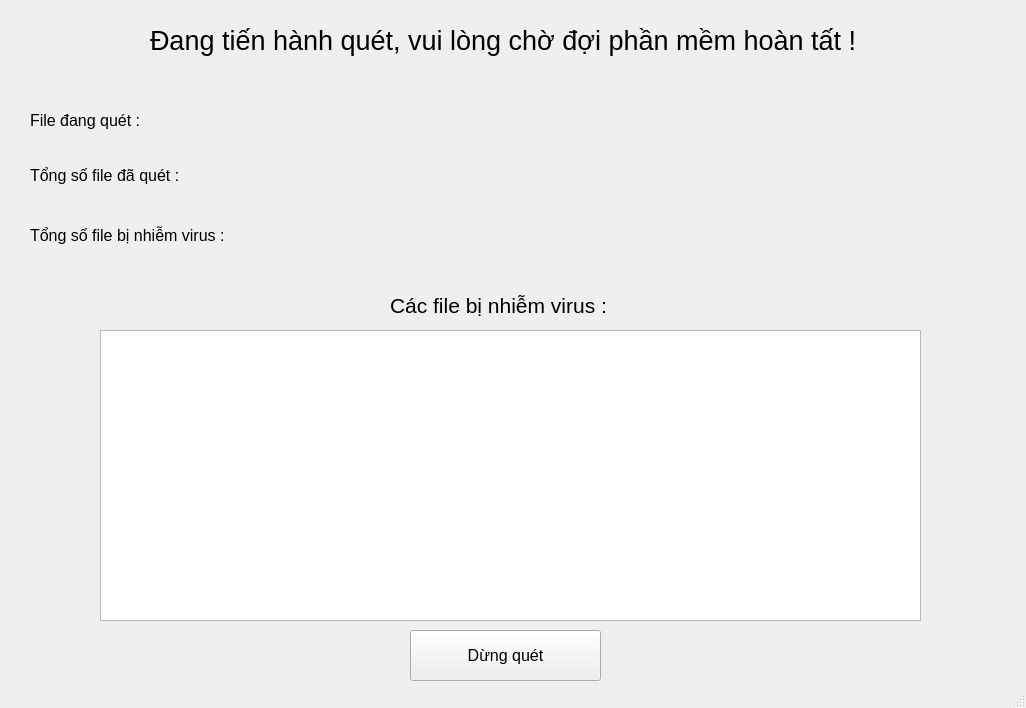
<?xml version="1.0" encoding="UTF-8"?>
<ui version="4.0">
 <class>MainWindow</class>
 <widget class="QMainWindow" name="MainWindow">
  <property name="geometry">
   <rect>
    <x>0</x>
    <y>0</y>
    <width>1026</width>
    <height>708</height>
   </rect>
  </property>
  <property name="windowTitle">
   <string>MainWindow</string>
  </property>
  <widget class="QWidget" name="centralwidget">
   <widget class="QLabel" name="label">
    <property name="geometry">
     <rect>
      <x>150</x>
      <y>10</y>
      <width>871</width>
      <height>61</height>
     </rect>
    </property>
    <property name="text">
     <string>&lt;html&gt;&lt;head/&gt;&lt;body&gt;&lt;p&gt;&lt;span style=&quot; font-size:20pt;&quot;&gt;Đang tiến hành quét, vui lòng chờ đợi phần mềm hoàn tất !&lt;/span&gt;&lt;/p&gt;&lt;/body&gt;&lt;/html&gt;</string>
    </property>
   </widget>
   <widget class="QLabel" name="label_2">
    <property name="geometry">
     <rect>
      <x>30</x>
      <y>90</y>
      <width>141</width>
      <height>61</height>
     </rect>
    </property>
    <property name="text">
     <string>&lt;html&gt;&lt;head/&gt;&lt;body&gt;&lt;p&gt;&lt;span style=&quot; font-size:12pt;&quot;&gt;File đang quét :&lt;/span&gt;&lt;/p&gt;&lt;/body&gt;&lt;/html&gt;</string>
    </property>
   </widget>
   <widget class="QLabel" name="current_file_scan">
    <property name="geometry">
     <rect>
      <x>150</x>
      <y>100</y>
      <width>861</width>
      <height>41</height>
     </rect>
    </property>
    <property name="font">
     <font>
      <pointsize>12</pointsize>
     </font>
    </property>
    <property name="text">
     <string>&lt;html&gt;&lt;head/&gt;&lt;body&gt;&lt;p&gt;&lt;br/&gt;&lt;/p&gt;&lt;/body&gt;&lt;/html&gt;</string>
    </property>
   </widget>
   <widget class="QLabel" name="label_3">
    <property name="geometry">
     <rect>
      <x>30</x>
      <y>160</y>
      <width>191</width>
      <height>31</height>
     </rect>
    </property>
    <property name="text">
     <string>&lt;html&gt;&lt;head/&gt;&lt;body&gt;&lt;p&gt;&lt;span style=&quot; font-size:12pt;&quot;&gt;Tổng số file đã quét :&lt;/span&gt;&lt;/p&gt;&lt;/body&gt;&lt;/html&gt;</string>
    </property>
   </widget>
   <widget class="QLabel" name="total_file_scan">
    <property name="geometry">
     <rect>
      <x>190</x>
      <y>160</y>
      <width>771</width>
      <height>31</height>
     </rect>
    </property>
    <property name="font">
     <font>
      <pointsize>12</pointsize>
     </font>
    </property>
    <property name="text">
     <string>&lt;html&gt;&lt;head/&gt;&lt;body&gt;&lt;p&gt;&lt;br/&gt;&lt;/p&gt;&lt;/body&gt;&lt;/html&gt;</string>
    </property>
   </widget>
   <widget class="QLabel" name="label_4">
    <property name="geometry">
     <rect>
      <x>30</x>
      <y>220</y>
      <width>251</width>
      <height>31</height>
     </rect>
    </property>
    <property name="text">
     <string>&lt;html&gt;&lt;head/&gt;&lt;body&gt;&lt;p&gt;&lt;span style=&quot; font-size:12pt;&quot;&gt;Tổng số file bị nhiễm virus :&lt;/span&gt;&lt;/p&gt;&lt;/body&gt;&lt;/html&gt;</string>
    </property>
   </widget>
   <widget class="QLabel" name="total_virus_detected">
    <property name="geometry">
     <rect>
      <x>240</x>
      <y>220</y>
      <width>721</width>
      <height>31</height>
     </rect>
    </property>
    <property name="font">
     <font>
      <pointsize>12</pointsize>
     </font>
    </property>
    <property name="text">
     <string>&lt;html&gt;&lt;head/&gt;&lt;body&gt;&lt;p&gt;&lt;br/&gt;&lt;/p&gt;&lt;/body&gt;&lt;/html&gt;</string>
    </property>
   </widget>
   <widget class="QLabel" name="label_6">
    <property name="geometry">
     <rect>
      <x>390</x>
      <y>290</y>
      <width>281</width>
      <height>31</height>
     </rect>
    </property>
    <property name="text">
     <string>&lt;html&gt;&lt;head/&gt;&lt;body&gt;&lt;p&gt;&lt;span style=&quot; font-size:16pt;&quot;&gt;Các file bị nhiễm virus :&lt;/span&gt;&lt;/p&gt;&lt;/body&gt;&lt;/html&gt;</string>
    </property>
   </widget>
   <widget class="QListWidget" name="virus_detected_list">
    <property name="geometry">
     <rect>
      <x>100</x>
      <y>330</y>
      <width>821</width>
      <height>291</height>
     </rect>
    </property>
   </widget>
   <widget class="QPushButton" name="stop_scan">
    <property name="geometry">
     <rect>
      <x>410</x>
      <y>630</y>
      <width>191</width>
      <height>51</height>
     </rect>
    </property>
    <property name="font">
     <font>
      <pointsize>12</pointsize>
     </font>
    </property>
    <property name="text">
     <string>Dừng quét</string>
    </property>
   </widget>
  </widget>
  <widget class="QStatusBar" name="statusbar"/>
 </widget>
 <resources/>
 <connections/>
</ui>
